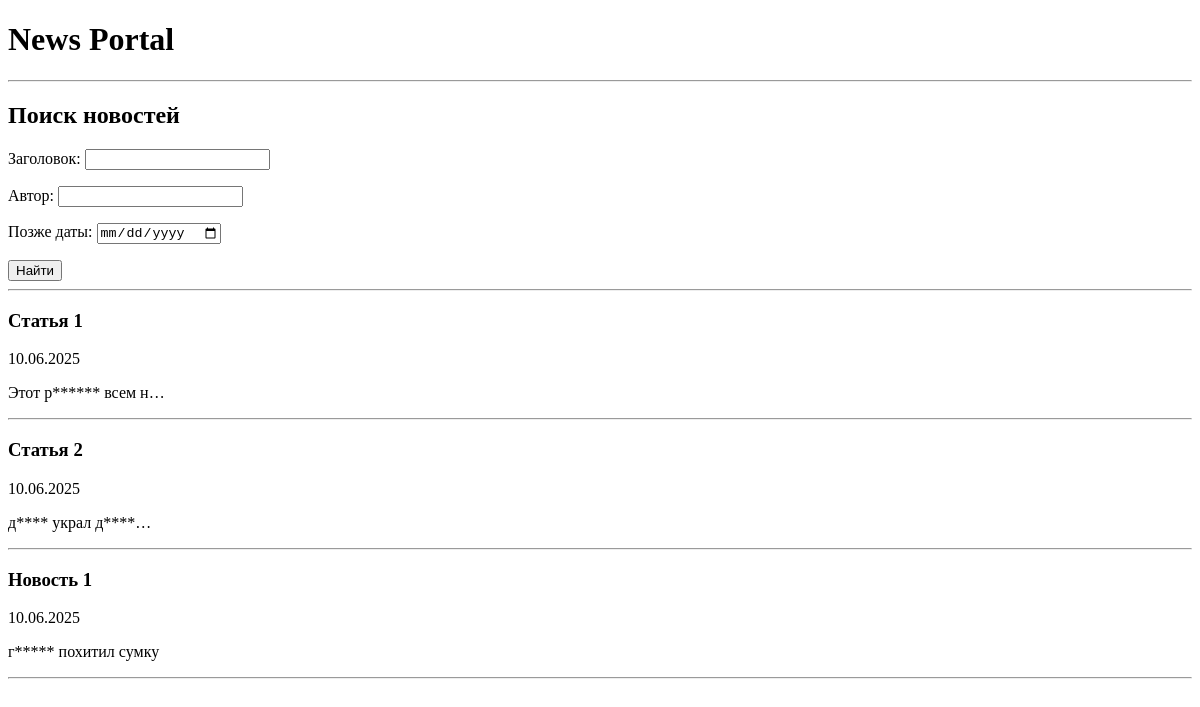
The page /news/search/ on the database as committed earlier.
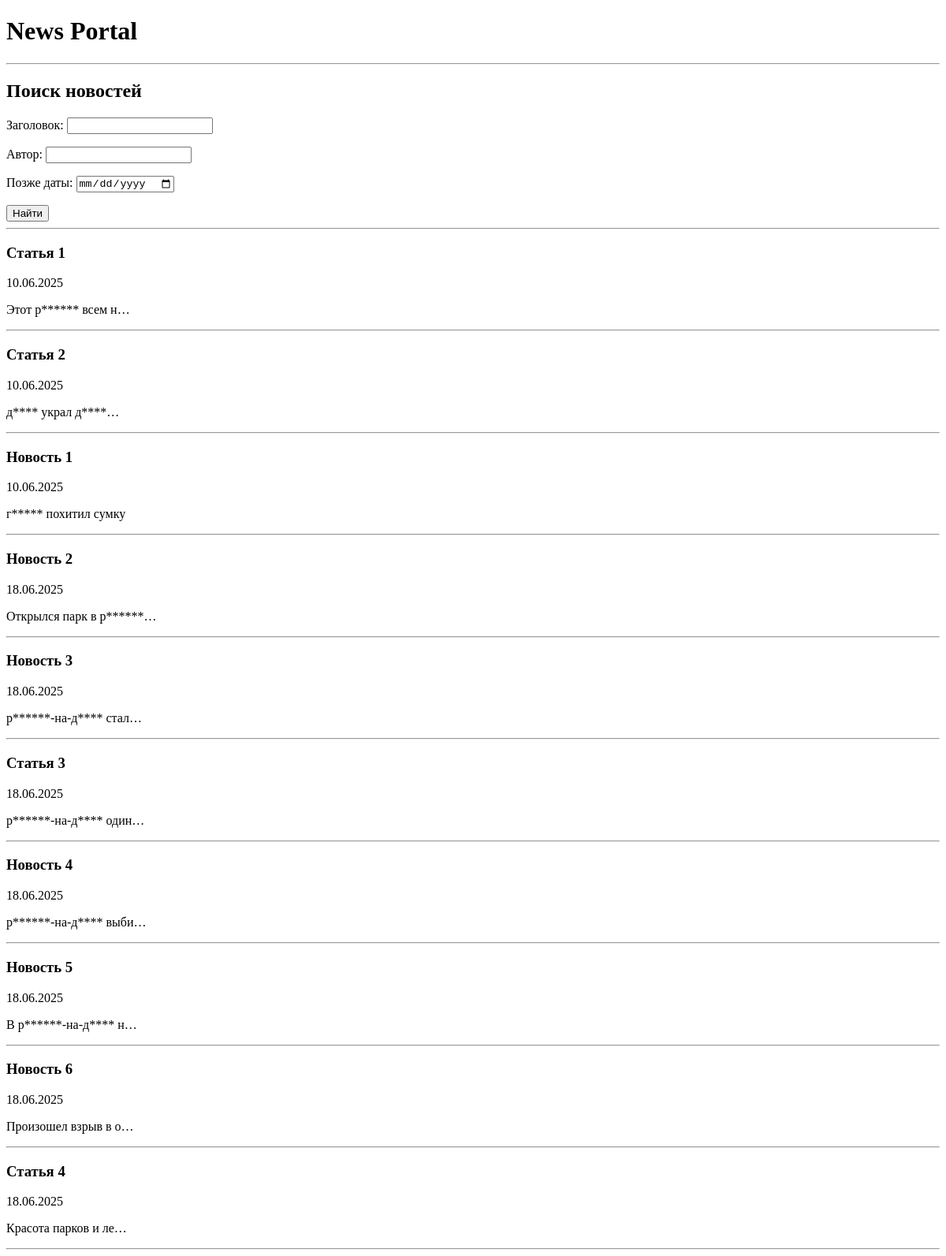
The same page on the database as committed later.
### news/models.py (models this page shows, shortened)
class Post(models.Model):
    ARTICLE = 'AR'
    NEWS = 'NW'
    POST_TYPES = [
        (ARTICLE, 'Статья'),
        (NEWS, 'Новость'),
    ]
    author = models.ForeignKey(Author, on_delete=models.CASCADE)
    post_type = models.CharField(max_length=2, choices=POST_TYPES, default=NEWS)
    created_at = models.DateTimeField(auto_now_add=True)
    title = models.CharField(max_length=255)
    content = models.TextField()
    rating = models.IntegerField(default=0)
    categories = models.ManyToManyField(Category, through='PostCategory')

### news/views.py (the view)
# urls.py: path('news/search/', PostSearch.as_view(), name='post_search'),
class PostSearch(FilterView):
    model = Post
    template_name = 'news/post_search.html'
    context_object_name = 'posts'
    filterset_class = PostFilter
    paginate_by = 10

### news/templatetags/custom_filters.py (called while the page is built)
@register.filter(name='censor')
def censor(value):
    if not isinstance(value, str):
        raise ValueError("Фильтр 'censor' может применяться только к строкам.")
    for word in BAD_WORDS:
        pattern = rf'\b{word[0]}[а-яa-zё]*\b'  # используем raw string и f-строку
        replacement = word[0] + '*' * (len(word) - 1)
        value = re.sub(pattern, replacement, value, flags=re.IGNORECASE)
    return value

### news/templates/news/post_search.html
{% extends 'news/default.html' %}
{% load custom_filters %}
{% block content %}
  <h2>Поиск новостей</h2>
  <form method="get">
    {{ filter.form.as_p }}
    <button type="submit">Найти</button>
  </form>
  <hr>
  {% for post in posts %}
    <div>
      <h3>{{ post.title|censor }}</h3>
      <p>{{ post.created_at|date:"d.m.Y" }}</p>
      <p>{{ post.content|truncatechars:20|censor }}</p>
    </div>
    <hr>
  {% empty %}
    <p>Ничего не найдено.</p>
  {% endfor %}
{% endblock %}

### news/templates/news/default.html (shortened to what this page needs)
<!DOCTYPE html>
<html lang="ru">
<head>
</head>
<body>
    <h1>News Portal</h1>
    <hr>
    {% block content %}
    {% endblock %}
</body>
</html>

Rows that differ between the two databases and show on the page:
added Post: title|censor "Новость 2", created_at "18.06.2025", content|censor "Открылся парк в р******…"
added Post: title|censor "Новость 3", created_at "18.06.2025", content|censor "р******-на-д**** стал…"
added Post: title|censor "Статья 3", created_at "18.06.2025", content|censor "р******-на-д**** один…"
added Post: title|censor "Новость 4", created_at "18.06.2025", content|censor "р******-на-д**** выби…"
added Post: title|censor "Новость 5", created_at "18.06.2025", content|censor "В р******-на-д**** н…"
added Post: title|censor "Новость 6", created_at "18.06.2025", content|censor "Произошел взрыв в о…"
added Post: title|censor "Статья 4", created_at "18.06.2025", content|censor "Красота парков и ле…"
